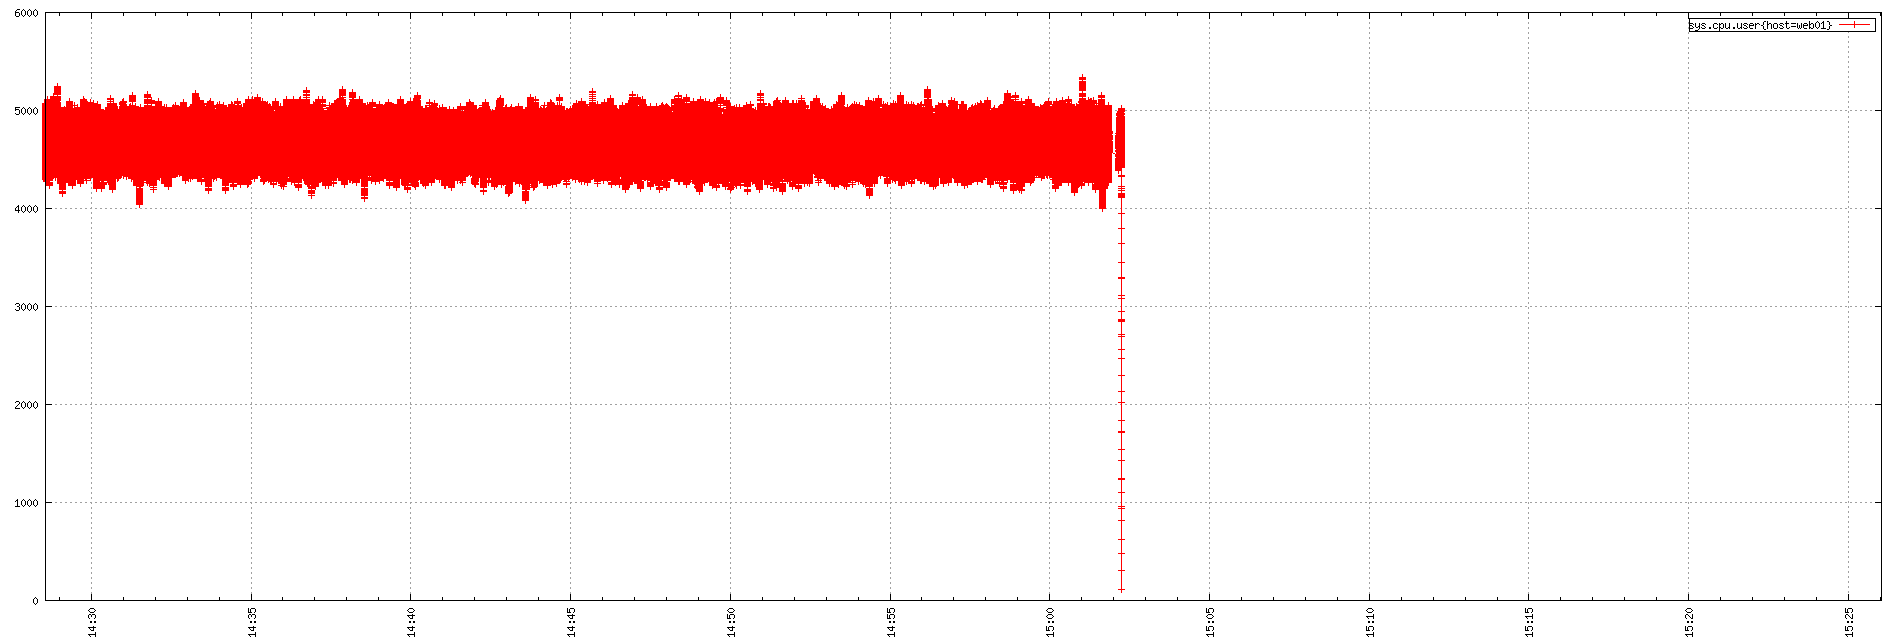

Source code (gnuplot):
set term png small size 1900,644
set xdata time
set timefmt "%s"
if (GPVAL_VERSION < 4.6) set xtics rotate; else set xtics rotate right
set output "${TMPDIR-'tmp'}/tsd/38648348.png"
set xrange ["1673879314":"1673882762"]
set format x "%H:%M"
set grid
set style data linespoint
set key right box
set yrange [0:]
plot  "${TMPDIR-'tmp'}/tsd/38648348_0.dat" using 1:2 title "sys.cpu.user{host=web01}"
